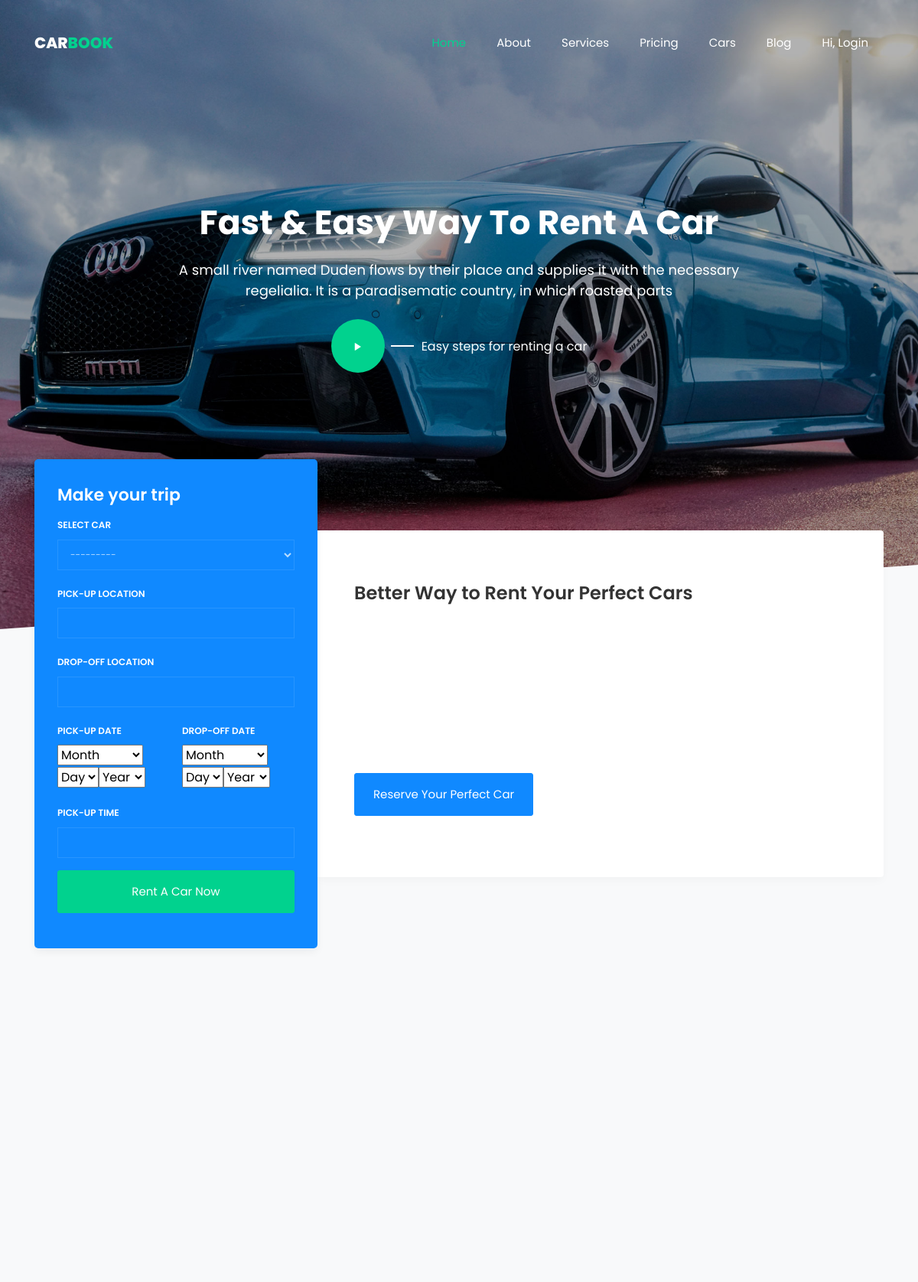
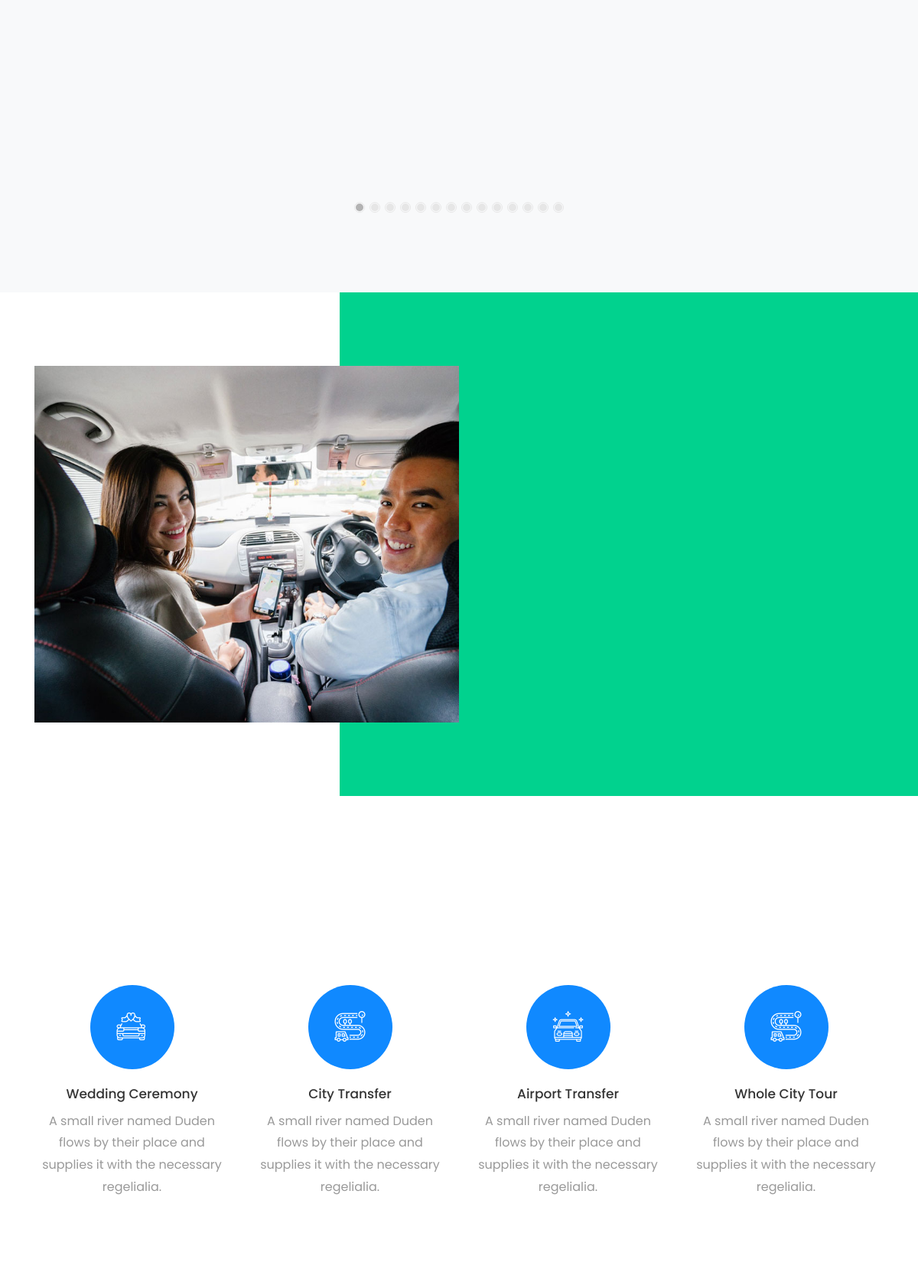
The page / (upper part) on the database its author committed (2 pictures, top to bottom).
### rentalApp/models.py (models this page shows, shortened)
class AboutUs(models.Model):
    title = models.CharField(max_length=255)
    body =models.TextField(max_length=1000)
    image = models.ImageField(upload_to='media')

class LatestService(models.Model):
    icon = models.CharField(max_length=255)
    title = models.CharField(max_length=255)
    body =models.TextField(max_length=1000)

### rentalApp/views.py (the view, shortened to what this page needs)
# urls.py: path('', v.index, name='index'),
def index(request):
    all_cars = Cars.objects.all()
    blogs= Blog.objects.annotate(count_msg =Count('blogcomment')).order_by('-date')[0:3]
    instructions = RentingInstruction.objects.all()
    about = AboutUs.objects.first()
    latest_service =LatestService.objects.all()
    reviews = Review.objects.all()
    form = RentCarForm()
    context = {
        'form':form,
        'cars':all_cars,
        'instructions':instructions,
        'abouts':about,
        'latests':latest_service,
        'reviews':reviews,
        'blogs':blogs
    }
    return render(request, 'rentalApp/index.html', context)

### rentalApp/forms.py
class RentCarForm(forms.ModelForm):
    class Meta:
        model = RentCar
        fields = ('pick_up_location', 'drop_off_location', 'pick_up_date', 'drop_off_date', 'pick_up_time','car')
    def __init__(self, *args, **kwargs):
        super().__init__(*args, **kwargs)
        for field_name in self.fields:
            self.fields[field_name].widget.attrs.update({'class': 'form-control'})
        self.fields['pick_up_date'].widget = SelectDateWidget(empty_label=("Year", "Month", "Day"))
        self.fields['drop_off_date'].widget = SelectDateWidget(empty_label=("Year", "Month", "Day"))

### rentalApp/models.py (called while the page is built)
    def __str__(self):
        return (f'Category: {self.category.name} -- Car name:{self.name} -- price {self.price}')

### rentalApp/templates/rentalApp/index.html (shortened to what this page needs)
{% extends 'rentalApp/base/base.html' %}
{% load static %}
{% block content %}
    <div class="hero-wrap ftco-degree-bg" style="background-image: url({% static 'rentalApp/images/bg_1.jpg' %});" data-stellar-background-ratio="0.5">
      <div class="overlay"></div>
      <div class="container">
        <div class="row no-gutters slider-text justify-content-start align-items-center justify-content-center">
          <div class="col-lg-8 ftco-animate">
          	<div class="text w-100 text-center mb-md-5 pb-md-5">
	            <h1 class="mb-4">Fast &amp; Easy Way To Rent A Car</h1>
	            <p style="font-size: 18px;">A small river named Duden flows by their place and supplies it with the necessary regelialia. It is a paradisematic country, in which roasted parts</p>
	            <a href="https://vimeo.com/45830194" class="icon-wrap popup-vimeo d-flex align-items-center mt-4 justify-content-center">
	            	<div class="icon d-flex align-items-center justify-content-center">
	            		<span class="ion-ios-play"></span>
	            	</div>
	            	<div class="heading-title ml-5">
		            	<span>Easy steps for renting a car</span>
	            	</div>
	            </a>
            </div>
          </div>
        </div>
      </div>
    </div>
     <section class="ftco-section ftco-no-pt bg-light">
    	<div class="container">
    		<div class="row no-gutters">
    			<div class="col-md-12	featured-top">
    				<div class="row no-gutters">
	  					<div class="col-md-4 d-flex align-items-center">
                <form action="#" method="post" class="request-form ftco-animate bg-primary">
                  <h2>Make your trip</h2>
                  <div class="form-group">
                    <label for="" class="label">Select car</label>
                    {{ form.car }}
                  </div>
                  <div class="form-group">
                      <label for="" class="label">Pick-up location</label>
                      {{ form.pick_up_location }}
                  </div>
                  <div class="form-group">
                      <label for="" class="label">Drop-off location</label>
                      {{ form.drop_off_location }}
                  </div>
                  <div class="d-flex">
                      <div class="form-group mr-2">
                          <label for="" class="label" id="datepicker">Pick-up date</label>
                          {{ form.pick_up_date }}
                      </div>
                      <div class="form-group ml-2">
                          <label for="" class="label">Drop-off date</label>
                          {{ form.drop_off_date }}
                      </div>
                  </div>
                  <div class="form-group">
                      <label for="" class="label">Pick-up time</label>
                      {{ form.pick_up_time }}
                  </div>
                  <div class="form-group">
                      <input type="submit" value="Rent A Car Now" class="btn btn-secondary py-3 px-4">
                  </div>
              </form>
	  					</div>
	  					{% include 'rentalApp/base/better_way.html' %}
	  				</div>
				</div>
  		</div>
    </section>
    <section class="ftco-section ftco-no-pt bg-light">
    	<div class="container">
    		<div class="row justify-content-center">
        </div>
    		<div class="row">
    			<div class="col-md-12">
    				<div class="carousel-car owl-carousel">
              {% for car in cars %}
    					<div class="item">
    					</div>
              {% endfor %}
    				</div>
    			</div>
    		</div>
    	</div>
    </section>
    <section class="ftco-section ftco-about">
			<div class="container">
				<div class="row no-gutters">
					<div class="col-md-6 p-md-5 img img-2 d-flex justify-content-center align-items-center" style="background-image: url({{abouts.image.url}});">
					</div>
				</div>
			</div>
		</section>
		<section class="ftco-section">
			<div class="container">
				<div class="row justify-content-center mb-5">
        </div>
				<div class="row">
          {% for latest in latests %}
					<div class="col-md-3">
						<div class="services services-2 w-100 text-center">
            	<div class="icon d-flex align-items-center justify-content-center"><span class="{{latest.icon}}"></span></div>
            	<div class="text w-100">
                <h3 class="heading mb-2">{{latest.title}}</h3>
                <p>{{latest.body}}</p>
              </div>
            </div>
					</div>
          {% endfor %}
				</div>
			</div>
		</section>
{% endblock %}

### rentalApp/static/rentalApp/css/icomoon.css (style rules this page uses)
[class^="icon-"], [class*=" icon-"] { font-family: 'icomoon' !important; speak: none; font-style: normal; font-weight: normal; font-variant: normal; text-transform: none; line-height: 1; -webkit-font-smoothing: antialiased; -moz-osx-font-smoothing: grayscale; }

### rows shown on the page
AboutUs: image (picture)
LatestService: title "Wedding Ceremony", body "A small river named Duden flows by their place and supplies it with the necessary regelialia."
LatestService: title "City Transfer", body "A small river named Duden flows by their place and supplies it with the necessary regelialia."
LatestService: title "Airport Transfer", body "A small river named Duden flows by their place and supplies it with the necessary regelialia."
LatestService: title "Whole City Tour", body "A small river named Duden flows by their place and supplies it with the necessary regelialia."
